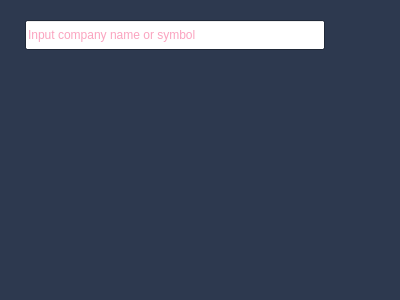
<?xml version="1.0" encoding="UTF-8"?>
<ui version="4.0">
 <class>Form</class>
 <widget class="QWidget" name="Form">
  <property name="geometry">
   <rect>
    <x>0</x>
    <y>0</y>
    <width>400</width>
    <height>300</height>
   </rect>
  </property>
  <property name="palette">
   <palette>
    <active>
     <colorrole role="Base">
      <brush brushstyle="SolidPattern">
       <color alpha="255">
        <red>255</red>
        <green>255</green>
        <blue>255</blue>
       </color>
      </brush>
     </colorrole>
     <colorrole role="Window">
      <brush brushstyle="SolidPattern">
       <color alpha="255">
        <red>45</red>
        <green>57</green>
        <blue>79</blue>
       </color>
      </brush>
     </colorrole>
    </active>
    <inactive>
     <colorrole role="Base">
      <brush brushstyle="SolidPattern">
       <color alpha="255">
        <red>255</red>
        <green>255</green>
        <blue>255</blue>
       </color>
      </brush>
     </colorrole>
     <colorrole role="Window">
      <brush brushstyle="SolidPattern">
       <color alpha="255">
        <red>45</red>
        <green>57</green>
        <blue>79</blue>
       </color>
      </brush>
     </colorrole>
    </inactive>
    <disabled>
     <colorrole role="Base">
      <brush brushstyle="SolidPattern">
       <color alpha="255">
        <red>45</red>
        <green>57</green>
        <blue>79</blue>
       </color>
      </brush>
     </colorrole>
     <colorrole role="Window">
      <brush brushstyle="SolidPattern">
       <color alpha="255">
        <red>45</red>
        <green>57</green>
        <blue>79</blue>
       </color>
      </brush>
     </colorrole>
    </disabled>
   </palette>
  </property>
  <property name="windowTitle">
   <string>Form</string>
  </property>
  <property name="autoFillBackground">
   <bool>true</bool>
  </property>
  <property name="styleSheet">
   <string notr="true">#SearchInput {
	height: 35px;
	color: rgb(245, 72, 127);
	padding: 0 8px;
}

#SearchBtn {
	width: 35px;
	height: 35px;
}

#SearchResults &gt; * {
	qproperty-alignment: 'AlignVCenter | AlignVCenter';
}</string>
  </property>
  <layout class="QVBoxLayout" name="verticalLayout">
   <property name="spacing">
    <number>0</number>
   </property>
   <property name="leftMargin">
    <number>0</number>
   </property>
   <property name="topMargin">
    <number>0</number>
   </property>
   <property name="rightMargin">
    <number>0</number>
   </property>
   <property name="bottomMargin">
    <number>0</number>
   </property>
   <item>
    <layout class="QHBoxLayout" name="SearchField">
     <property name="spacing">
      <number>10</number>
     </property>
     <property name="topMargin">
      <number>20</number>
     </property>
     <property name="bottomMargin">
      <number>20</number>
     </property>
     <item>
      <spacer name="horizontalSpacer">
       <property name="orientation">
        <enum>Qt::Horizontal</enum>
       </property>
       <property name="sizeHint" stdset="0">
        <size>
         <width>40</width>
         <height>20</height>
        </size>
       </property>
      </spacer>
     </item>
     <item alignment="Qt::AlignHCenter|Qt::AlignVCenter">
      <widget class="QLineEdit" name="SearchInput">
       <property name="minimumSize">
        <size>
         <width>300</width>
         <height>30</height>
        </size>
       </property>
       <property name="palette">
        <palette>
         <active>
          <colorrole role="WindowText">
           <brush brushstyle="SolidPattern">
            <color alpha="255">
             <red>245</red>
             <green>72</green>
             <blue>127</blue>
            </color>
           </brush>
          </colorrole>
          <colorrole role="Text">
           <brush brushstyle="SolidPattern">
            <color alpha="255">
             <red>245</red>
             <green>72</green>
             <blue>127</blue>
            </color>
           </brush>
          </colorrole>
          <colorrole role="ButtonText">
           <brush brushstyle="SolidPattern">
            <color alpha="255">
             <red>245</red>
             <green>72</green>
             <blue>127</blue>
            </color>
           </brush>
          </colorrole>
         </active>
         <inactive>
          <colorrole role="WindowText">
           <brush brushstyle="SolidPattern">
            <color alpha="255">
             <red>245</red>
             <green>72</green>
             <blue>127</blue>
            </color>
           </brush>
          </colorrole>
          <colorrole role="Text">
           <brush brushstyle="SolidPattern">
            <color alpha="255">
             <red>245</red>
             <green>72</green>
             <blue>127</blue>
            </color>
           </brush>
          </colorrole>
          <colorrole role="ButtonText">
           <brush brushstyle="SolidPattern">
            <color alpha="255">
             <red>245</red>
             <green>72</green>
             <blue>127</blue>
            </color>
           </brush>
          </colorrole>
         </inactive>
         <disabled>
          <colorrole role="WindowText">
           <brush brushstyle="SolidPattern">
            <color alpha="255">
             <red>245</red>
             <green>72</green>
             <blue>127</blue>
            </color>
           </brush>
          </colorrole>
          <colorrole role="Text">
           <brush brushstyle="SolidPattern">
            <color alpha="255">
             <red>245</red>
             <green>72</green>
             <blue>127</blue>
            </color>
           </brush>
          </colorrole>
          <colorrole role="ButtonText">
           <brush brushstyle="SolidPattern">
            <color alpha="255">
             <red>245</red>
             <green>72</green>
             <blue>127</blue>
            </color>
           </brush>
          </colorrole>
         </disabled>
        </palette>
       </property>
       <property name="placeholderText">
        <string>Input company name or symbol</string>
       </property>
       <property name="clearButtonEnabled">
        <bool>false</bool>
       </property>
      </widget>
     </item>
     <item alignment="Qt::AlignHCenter|Qt::AlignVCenter">
      <widget class="QPushButton" name="SearchBtn">
       <property name="sizePolicy">
        <sizepolicy hsizetype="Fixed" vsizetype="Maximum">
         <horstretch>0</horstretch>
         <verstretch>0</verstretch>
        </sizepolicy>
       </property>
       <property name="minimumSize">
        <size>
         <width>0</width>
         <height>30</height>
        </size>
       </property>
       <property name="text">
        <string/>
       </property>
       <property name="icon">
        <iconset>
         <normaloff>../../assets/icons/search.svg</normaloff>../../assets/icons/search.svg</iconset>
       </property>
       <property name="flat">
        <bool>true</bool>
       </property>
      </widget>
     </item>
     <item>
      <spacer name="horizontalSpacer_2">
       <property name="orientation">
        <enum>Qt::Horizontal</enum>
       </property>
       <property name="sizeHint" stdset="0">
        <size>
         <width>40</width>
         <height>20</height>
        </size>
       </property>
      </spacer>
     </item>
    </layout>
   </item>
   <item>
    <layout class="QVBoxLayout" name="SearchResults">
     <property name="spacing">
      <number>10</number>
     </property>
     <property name="leftMargin">
      <number>100</number>
     </property>
    </layout>
   </item>
   <item>
    <spacer name="verticalSpacer">
     <property name="orientation">
      <enum>Qt::Vertical</enum>
     </property>
     <property name="sizeHint" stdset="0">
      <size>
       <width>20</width>
       <height>212</height>
      </size>
     </property>
    </spacer>
   </item>
  </layout>
 </widget>
 <resources/>
 <connections/>
</ui>
